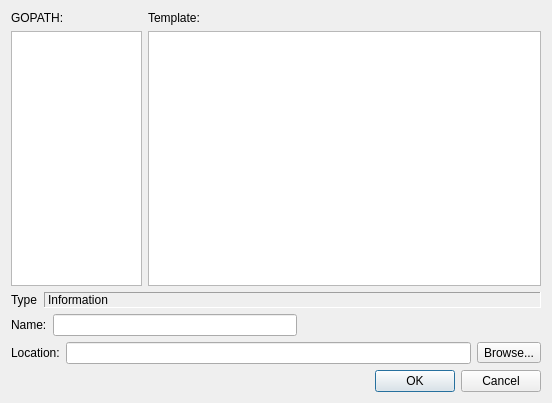
<?xml version="1.0" encoding="UTF-8"?>
<ui version="4.0">
 <class>NewFileDialog</class>
 <widget class="QDialog" name="NewFileDialog">
  <property name="geometry">
   <rect>
    <x>0</x>
    <y>0</y>
    <width>552</width>
    <height>403</height>
   </rect>
  </property>
  <property name="windowTitle">
   <string>New Project or File</string>
  </property>
  <layout class="QVBoxLayout" name="verticalLayout">
   <item>
    <layout class="QHBoxLayout" name="horizontalLayout_3" stretch="1,3">
     <item>
      <layout class="QVBoxLayout" name="verticalLayout_3">
       <item>
        <widget class="QLabel" name="label_4">
         <property name="text">
          <string>GOPATH:</string>
         </property>
        </widget>
       </item>
       <item>
        <widget class="QTreeView" name="pathTreeView"/>
       </item>
      </layout>
     </item>
     <item>
      <layout class="QVBoxLayout" name="verticalLayout_2">
       <item>
        <widget class="QLabel" name="label_2">
         <property name="text">
          <string>Template:</string>
         </property>
        </widget>
       </item>
       <item>
        <widget class="QTreeView" name="templateTreeView"/>
       </item>
      </layout>
     </item>
    </layout>
   </item>
   <item>
    <layout class="QHBoxLayout" name="horizontalLayout_4">
     <item>
      <widget class="QLabel" name="typeLabel">
       <property name="text">
        <string>Type</string>
       </property>
      </widget>
     </item>
     <item>
      <widget class="QLabel" name="infoLabel">
       <property name="sizePolicy">
        <sizepolicy hsizetype="Expanding" vsizetype="Preferred">
         <horstretch>0</horstretch>
         <verstretch>0</verstretch>
        </sizepolicy>
       </property>
       <property name="frameShape">
        <enum>QFrame::Panel</enum>
       </property>
       <property name="frameShadow">
        <enum>QFrame::Sunken</enum>
       </property>
       <property name="text">
        <string>Information</string>
       </property>
       <property name="wordWrap">
        <bool>true</bool>
       </property>
      </widget>
     </item>
    </layout>
   </item>
   <item>
    <layout class="QHBoxLayout" name="horizontalLayout_2">
     <item>
      <widget class="QLabel" name="label_3">
       <property name="text">
        <string>Name:</string>
       </property>
      </widget>
     </item>
     <item>
      <widget class="QLineEdit" name="nameLineEdit"/>
     </item>
     <item>
      <spacer name="horizontalSpacer">
       <property name="orientation">
        <enum>Qt::Horizontal</enum>
       </property>
       <property name="sizeHint" stdset="0">
        <size>
         <width>40</width>
         <height>20</height>
        </size>
       </property>
      </spacer>
     </item>
    </layout>
   </item>
   <item>
    <layout class="QHBoxLayout" name="horizontalLayout">
     <item>
      <widget class="QLabel" name="label_7">
       <property name="text">
        <string>Location:</string>
       </property>
      </widget>
     </item>
     <item>
      <widget class="QLineEdit" name="locationLineEdit"/>
     </item>
     <item>
      <widget class="QToolButton" name="locationBrowseButton">
       <property name="text">
        <string>Browse...</string>
       </property>
      </widget>
     </item>
    </layout>
   </item>
   <item>
    <widget class="QDialogButtonBox" name="buttonBox">
     <property name="orientation">
      <enum>Qt::Horizontal</enum>
     </property>
     <property name="standardButtons">
      <set>QDialogButtonBox::Cancel|QDialogButtonBox::Ok</set>
     </property>
    </widget>
   </item>
  </layout>
  <zorder>buttonBox</zorder>
  <zorder>infoLabel</zorder>
  <zorder>typeLabel</zorder>
 </widget>
 <resources/>
 <connections>
  <connection>
   <sender>buttonBox</sender>
   <signal>accepted()</signal>
   <receiver>NewFileDialog</receiver>
   <slot>accept()</slot>
   <hints>
    <hint type="sourcelabel">
     <x>248</x>
     <y>254</y>
    </hint>
    <hint type="destinationlabel">
     <x>157</x>
     <y>274</y>
    </hint>
   </hints>
  </connection>
  <connection>
   <sender>buttonBox</sender>
   <signal>rejected()</signal>
   <receiver>NewFileDialog</receiver>
   <slot>reject()</slot>
   <hints>
    <hint type="sourcelabel">
     <x>316</x>
     <y>260</y>
    </hint>
    <hint type="destinationlabel">
     <x>286</x>
     <y>274</y>
    </hint>
   </hints>
  </connection>
 </connections>
</ui>
